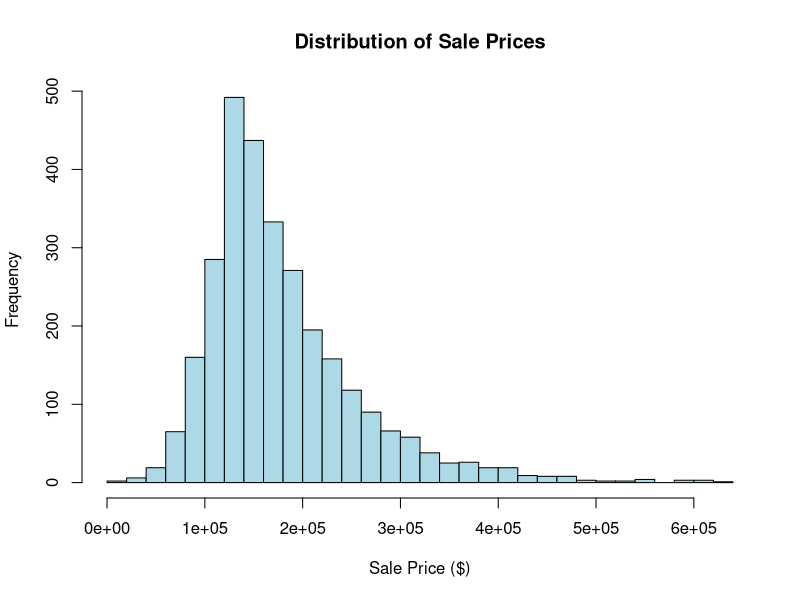
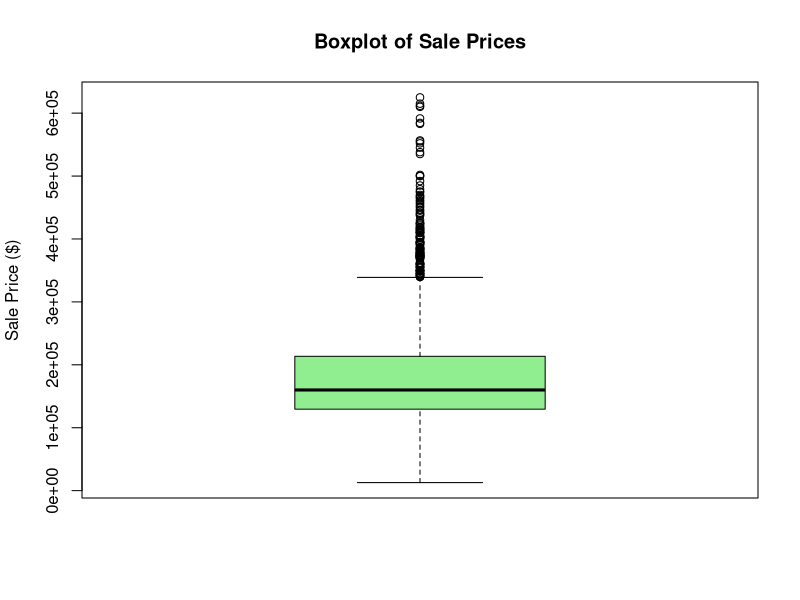
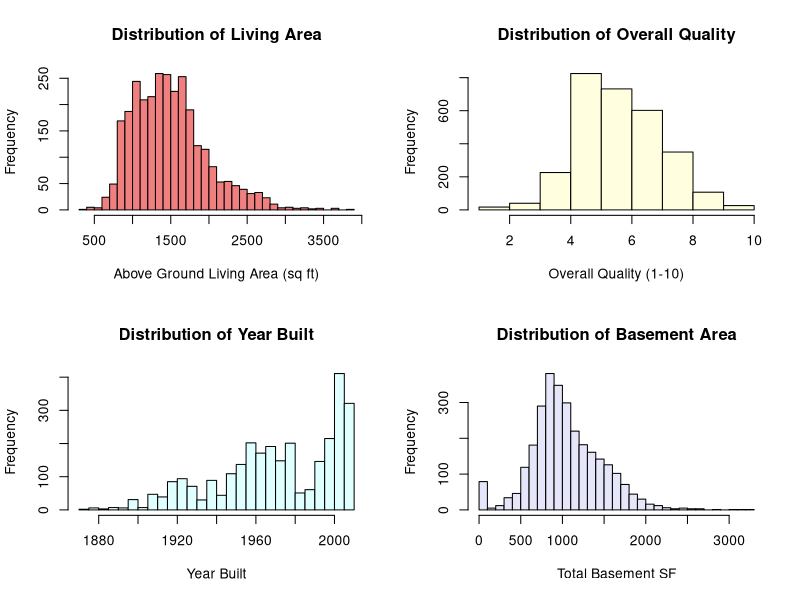
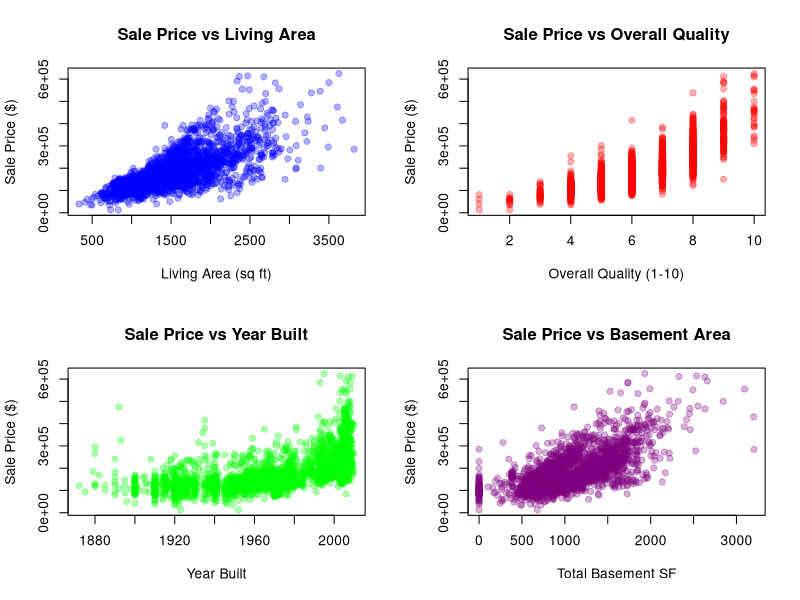

The R source for these figures, in order:
## ---- chunk 1
# Load the housing data
housing <- read.csv("amesHousing2011.csv")

# View first few rows
head(housing)

# Check dimensions
cat("Dataset dimensions:", nrow(housing), "rows and", ncol(housing), "columns\n")

# View structure of the dataset
str(housing)
## ---- chunk 2
# Summary statistics for all variables
summary(housing)
## ---- chunk 3
# Histogram of Sale Price
hist(housing$SalePrice,
     breaks = 30,
     main = "Distribution of Sale Prices",
     xlab = "Sale Price ($)",
     col = "lightblue",
     border = "black")

# Summary statistics for SalePrice
cat("\nSale Price Summary:\n")
summary(housing$SalePrice)
cat("\nStandard Deviation:", sd(housing$SalePrice), "\n")

# Boxplot to identify outliers
boxplot(housing$SalePrice,
        main = "Boxplot of Sale Prices",
        ylab = "Sale Price ($)",
        col = "lightgreen")

# Identify potential outliers (above 95th percentile)
price_95 <- quantile(housing$SalePrice, 0.95)
cat("\n95th percentile of Sale Price: $", price_95, "\n")
cat("Number of sales above 95th percentile:",
    sum(housing$SalePrice > price_95), "\n")
## ---- chunk 4
# Living Area (GrLivArea)
par(mfrow = c(2, 2))  # Create 2x2 plot layout

hist(housing$GrLivArea,
     breaks = 30,
     main = "Distribution of Living Area",
     xlab = "Above Ground Living Area (sq ft)",
     col = "lightcoral")

# Overall Quality
hist(housing$OverallQual,
     breaks = 10,
     main = "Distribution of Overall Quality",
     xlab = "Overall Quality (1-10)",
     col = "lightyellow")

# Year Built
hist(housing$YearBuilt,
     breaks = 30,
     main = "Distribution of Year Built",
     xlab = "Year Built",
     col = "lightcyan")

# Total Basement Square Feet
hist(housing$TotalBsmtSF,
     breaks = 30,
     main = "Distribution of Basement Area",
     xlab = "Total Basement SF",
     col = "lavender")

par(mfrow = c(1, 1))  # Reset to single plot

# Summary statistics for key predictors
cat("\nLiving Area Summary:\n")
summary(housing$GrLivArea)

cat("\nOverall Quality Summary:\n")
summary(housing$OverallQual)

cat("\nYear Built Summary:\n")
summary(housing$YearBuilt)
## ---- chunk 5
# Set up 2x2 plot layout
par(mfrow = c(2, 2))

# SalePrice vs Living Area
plot(housing$GrLivArea, housing$SalePrice,
     main = "Sale Price vs Living Area",
     xlab = "Living Area (sq ft)",
     ylab = "Sale Price ($)",
     pch = 19,
     col = rgb(0, 0, 1, 0.3))  # Semi-transparent blue

# SalePrice vs Overall Quality
plot(housing$OverallQual, housing$SalePrice,
     main = "Sale Price vs Overall Quality",
     xlab = "Overall Quality (1-10)",
     ylab = "Sale Price ($)",
     pch = 19,
     col = rgb(1, 0, 0, 0.3))  # Semi-transparent red

# SalePrice vs Year Built
plot(housing$YearBuilt, housing$SalePrice,
     main = "Sale Price vs Year Built",
     xlab = "Year Built",
     ylab = "Sale Price ($)",
     pch = 19,
     col = rgb(0, 1, 0, 0.3))  # Semi-transparent green

# SalePrice vs Basement Area
plot(housing$TotalBsmtSF, housing$SalePrice,
     main = "Sale Price vs Basement Area",
     xlab = "Total Basement SF",
     ylab = "Sale Price ($)",
     pch = 19,
     col = rgb(0.5, 0, 0.5, 0.3))  # Semi-transparent purple

par(mfrow = c(1, 1))  # Reset plot layout
## ---- chunk 6
# Select key numeric variables
numeric_vars <- c("SalePrice", "GrLivArea", "OverallQual", "OverallCond",
                 "YearBuilt", "YearRemod.Add", "TotalBsmtSF", "X1stFlrSF",
                  "X2ndFlrSF", "BedroomAbvGr", "TotRmsAbvGrd",
                  "GarageCars", "GarageArea")

# Calculate correlation matrix
cor_matrix <- cor(housing[, numeric_vars], use = "complete.obs")

# Display correlations with SalePrice, sorted by absolute value
cor_with_price <- cor_matrix[, "SalePrice"]
cor_sorted <- sort(abs(cor_with_price), decreasing = TRUE)

cat("Correlations with Sale Price (sorted by strength):\n")
print(round(cor_sorted, 3))

cat("\n\nTop 10 correlations with SalePrice:\n")
print(round(cor_with_price[names(cor_sorted)[1:10]], 3))
## ---- chunk 7
# Count missing values per variable
missing_counts <- colSums(is.na(housing))

# Show only variables with missing data
vars_with_missing <- missing_counts[missing_counts > 0]

if (length(vars_with_missing) > 0) {
  cat("Variables with missing data:\n")

  # Calculate percentage missing
  missing_pct <- 100 * vars_with_missing / nrow(housing)

  # Create summary data frame
  missing_summary <- data.frame(
    Variable = names(vars_with_missing),
    Count = vars_with_missing,
    Percentage = round(missing_pct, 2)
  )

  # Sort by count
  missing_summary <- missing_summary[order(-missing_summary$Count), ]

  print(missing_summary, row.names = FALSE)
} else {
  cat("No missing data detected in the dataset.\n")
}

# Total missing values
cat("\nTotal missing values in dataset:", sum(is.na(housing)), "\n")
